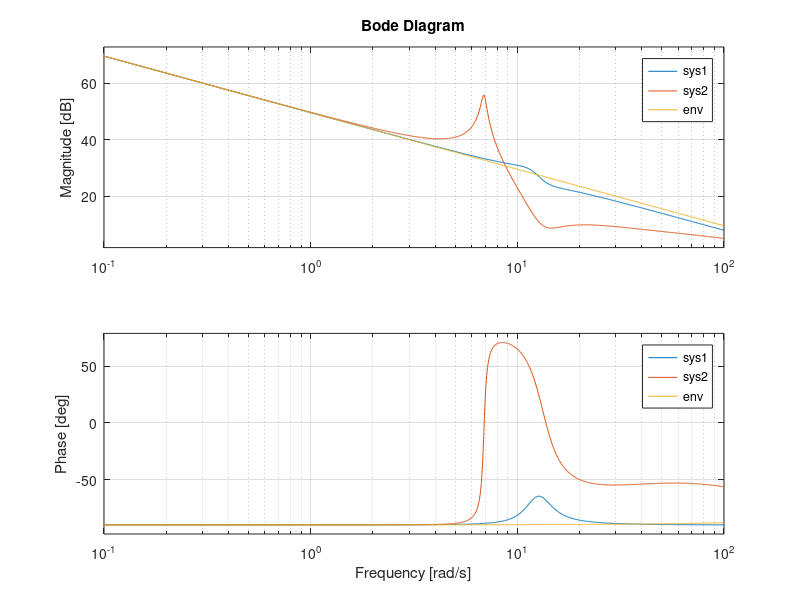

This chart was generated by the following MATLAB code:
J=0.0033
B=3
K=250
tau=0.001*50 % in second
k_e=300
b_e=0.1
m_e=1.5%% .1
P_t=0
I_t=1
I_m=100
P_m=0.1
omega_0=30
%eval(eqnset)
sys1=tf([ K*m_e, K*m_e*omega_0, K*b_e*omega_0, K*k_e*omega_0],[ m_e, m_e*omega_0,0, K*omega_0 0]) % low pass
sys2=tf([ J*K*m_e, B*K*m_e + K*P_m*m_e, K*P_m*b_e + I_m*K*m_e, I_m*K*b_e + K*P_m*k_e, I_m*K*k_e], [ J*m_e, B*m_e + P_m*m_e, I_m*m_e + K*m_e, K*P_m, I_m*K 0])
env=tf([b_e k_e],[1 0]);
bode(sys1,sys2,env,{0.1,100})